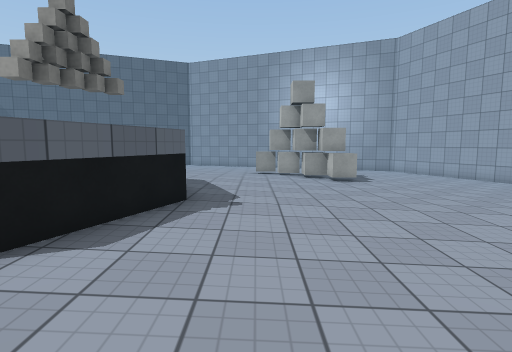
[1] (above)

20 first-person views from a walk through a scene from a Unity 3-D project. The camera is 1.4 m above the floor, tilts 6° down and sees 80° across. The floor is counted in squares, 1 m on a side. Each view is taken from the middle of a square. On the plan, view 1 faces up. The plan holds only what a view shows up to about 14 squares ahead; the rest is blank. The place goes on beyond the plan. The player is left out. Surface patterns are stand-ins for the level's own textures.

[2]
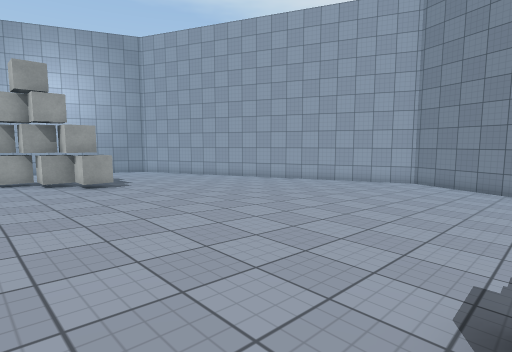

[3]
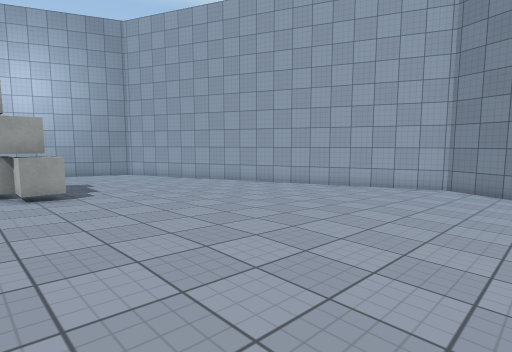

[4]
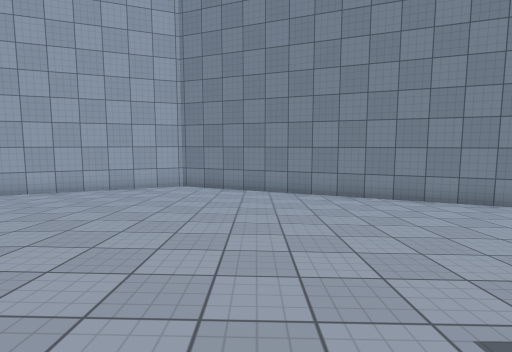

[5]
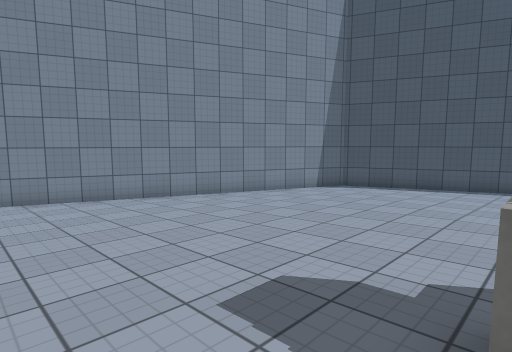

[6]
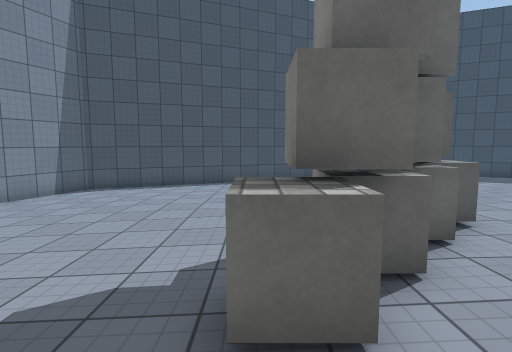

[7]
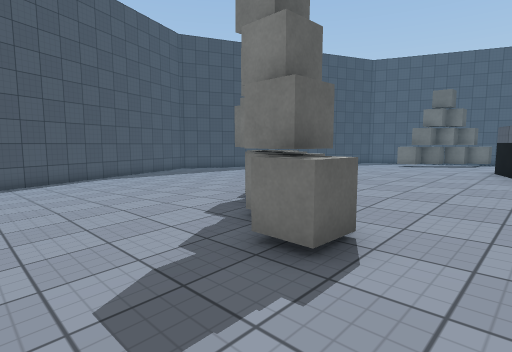

[8]
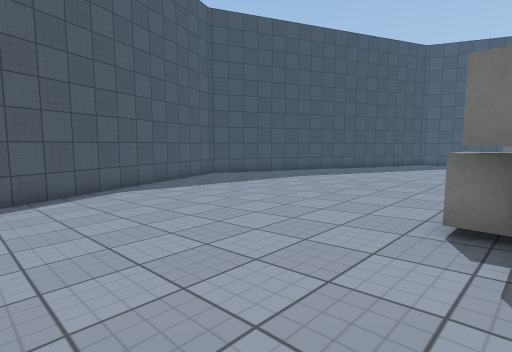

[9]
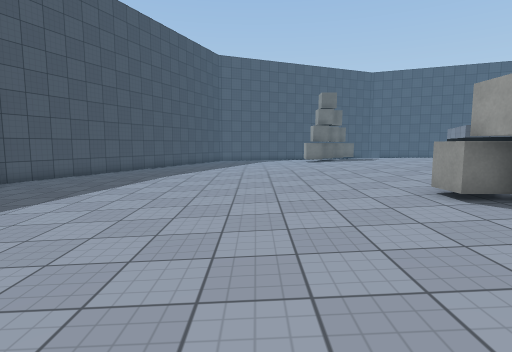

[10]
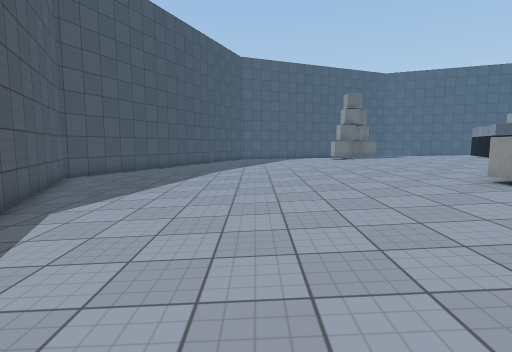

[11]
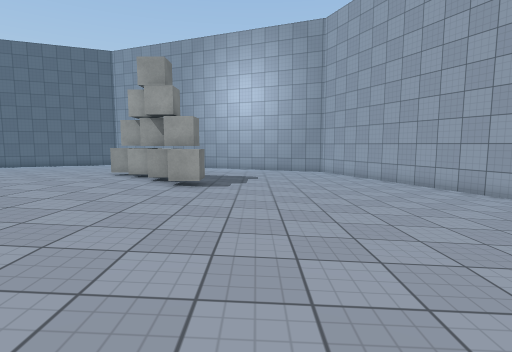

[12]
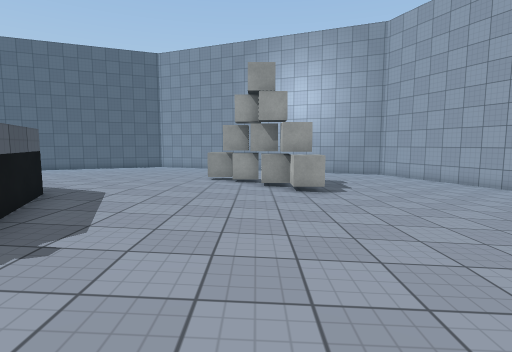

[13]
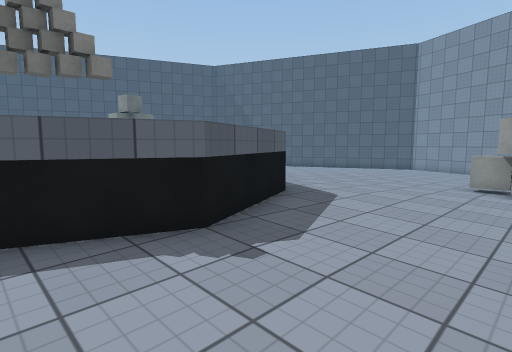

[14]
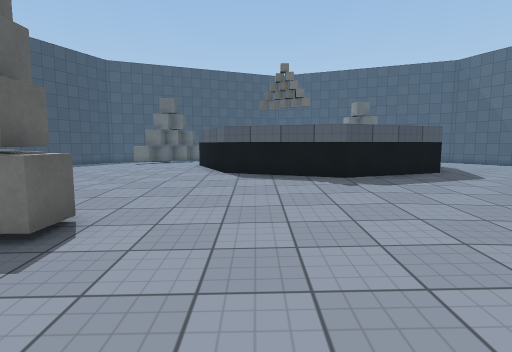

[15]
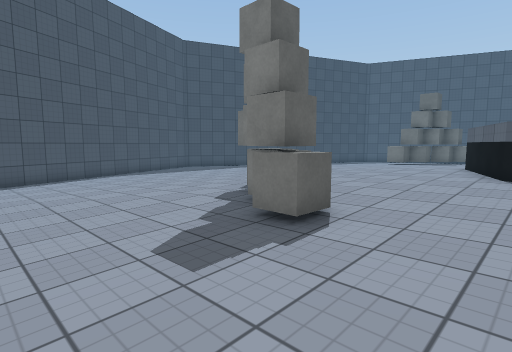

[16]
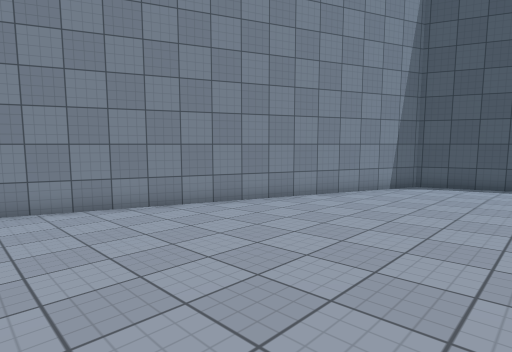

[17]
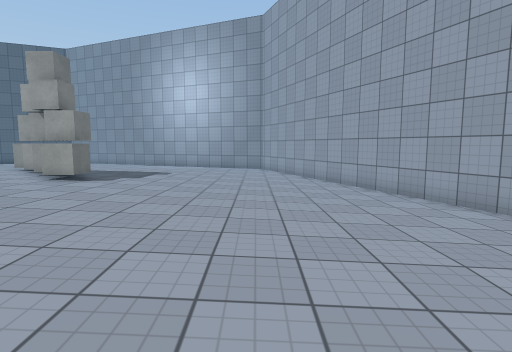

[18]
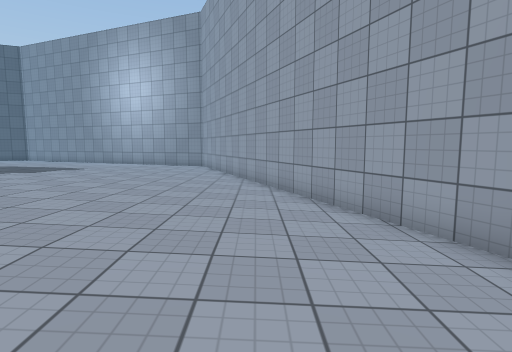

[19]
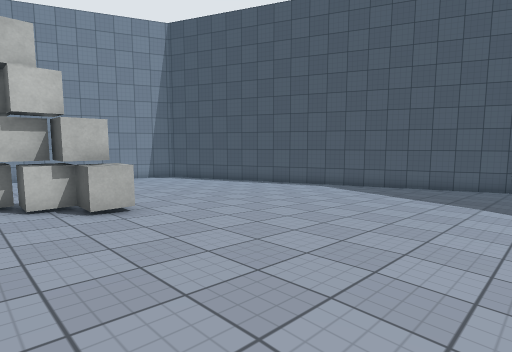

[20]
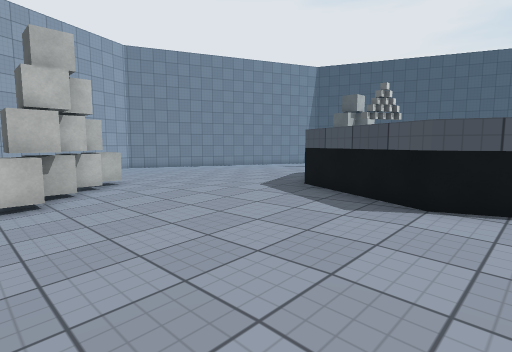

### Floor plan
Key: @ floor where view 1 was taken; # wall or solid block; . main floor; : floor 0.25 m higher than the main floor; - floor 0.25 m lower than the main floor; + floor 0.5 m higher than the main floor; * floor 0.75 m higher than the main floor; ^ raised ledge; O other object.
Columns run from 8 left of view 1 to 17 right of it. Each row starts with its distance up from view 1.
 17 + +++:::::: :::.....-##
 16  +++++++OOO::::.....--#
 15 +++++++++OOO::::.....-#
 14 ++++++++++OOO:::.....-##
 13 +++++++++++OO:::......-#
 12 *****+++++++:::::.....-##
 11 ^^^^***+++++:::::.....--#
 10     ^^*+++++::::::.....-##
  9      ^**+++++:::::.....--#
  8       ^*+++++:::::......-#
  7       ^*++++++:::::.....-#
  6       ^*++++++:::::.....-#
  5       #*+++++:::::......-#
  4      ^**+++++:::::.....--#
  3     ^^*+++++::::::.....-##
  2 ^^^^***+++++:::::.....--#
  1 *****+++++OO:::::.....-##
  0 ++++++++@OOO::::......-#
 -1 ++++++++OOO:::::.....-##
 -2 +++++++OOO::::::.....-#
 -3 +++++++OOO:::::.....--#
 -4 +++++::::::::::.....-##
 -5 :++:::::::::::......-#
 -6 :::::::::::::......-##
 -7 :::::::::::........-#
 -8 ::::::::..........--#
 -9 ::::::............-##
-10 .::.............---#
-11 ..............---###
-12 ...........---####
-13 .........---###
-14 ......---####
-15 ....---###
-16 -----###
-17 ######

Where each view was taken, in squares from view 1:
view 1: 0 up, 0 right, facing up
view 2: 1 up, 0 right, facing up-right
view 3: 3 up, 2 right, facing up-right
view 4: 3 up, 3 right, facing right
view 5: 3 up, 3 right, facing down-right
view 6: 3 up, 3 right, facing down
view 7: 3 up, 6 right, facing down-left
view 8: 2 down, 5 right, facing down-left
view 9: 7 down, 6 right, facing left
view 10: 9 down, 7 right, facing left
view 11: 3 up, 6 right, facing up
view 12: 3 up, 2 right, facing up
view 13: 4 up, 2 right, facing up-left
view 14: 4 up, 7 right, facing left
view 15: 4 up, 7 right, facing down-left
view 16: 4 up, 6 right, facing down-right
view 17: 3 up, 10 right, facing up
view 18: 3 up, 14 right, facing up
view 19: 0 up, 8 left, facing down-right
view 20: 17 up, 8 left, facing down-right
